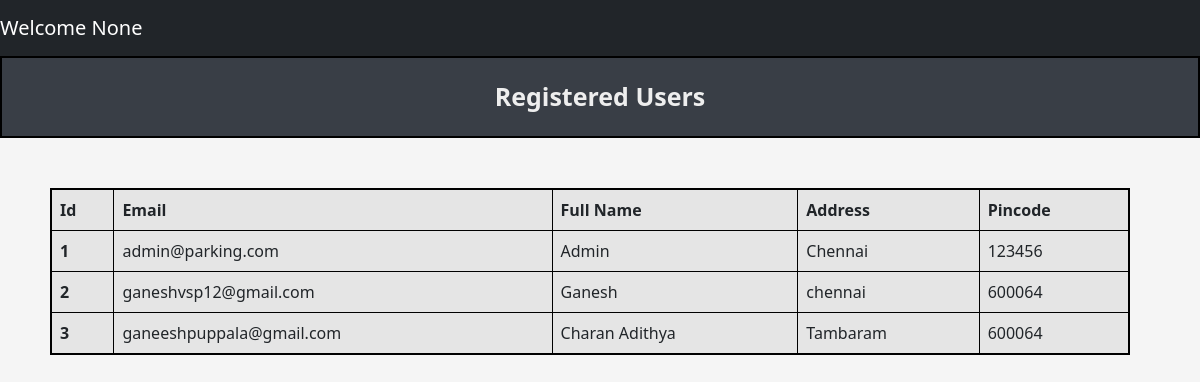
Screenshot of /admin/users with the database file from the repository.
### tables this page shows
CREATE TABLE Users (
            user_id INTEGER PRIMARY KEY AUTOINCREMENT,
            email Text NOT NULL UNIQUE,
            password Text NOT NULL,
            name Text NOT NULL,
            address Text NOT NULL,
            pincode Text NOT NULL,
            role Text DEFAULT 'user'
        );

### controllers/admin_controller.py (the view)
@admin.route('/admin/users', methods = ['GET','POST'])
def viewUsers():
    users_data = getUsersData()
    return render_template("admin/userslist.html",users_data = users_data)

### models/parking_lot.py (called while the page is built)
def getUsersData():
    connection = sqlite3.connect(DATABASE_PARKING)
    cur = connection.cursor()
    cur.execute('''
                    SELECT * FROM USERS
                ''')
    users_data = cur.fetchall()
    connection.commit()
    connection.close()
    return users_data

### templates/admin/userslist.html (shortened to what this page needs)
{% extends "navbar.html" %}
{% block content %}
    <div class="title"> Registered Users </div>
        <table class="table table-striped table-active table-responsive table-css table-bordered ">
            <thead>
                <tr>
                <th scope="col">Id</th>
                <th scope="col">Email</th>
                <th scope="col">Full Name</th>
                <th scope="col">Address</th>
                <th scope="col">Pincode</th>
                </tr>
            </thead>
            <tbody>
                {% for user in users_data %}
                    <tr>
                        <th scope="row">{{ user[0] }}</th>
                        <td>{{ user[1] }}</td>
                        <td>{{ user[3] }}</td>
                        <td>{{ user[4] }}</td>
                        <td>{{ user[5] }}</td>
                    </tr>
                {% endfor %}
            </tbody>
        </table>
{% endblock %}

### static/css/style.css (style rules this page uses)
body { background-color: #f5f5f5; justify-content: center; }
.title { background-color: #393E46; border: 2px solid black; text-align: center; padding: 20px; font-weight: bold; font-size: 25px; margin-bottom: 20px; color: #EEEEEE; }
.table-css { margin: 50px; justify-content: center; width: 90vw; border: 2px solid black; }

### rows the page displays
Users: user_id "1", email "admin@parking.com", name "Admin", address "Chennai", pincode "123456"
Users: user_id "2", email "ganeshvsp12@gmail.com", name "Ganesh", address "chennai", pincode "600064"
Users: user_id "3", email "ganeeshpuppala@gmail.com", name "Charan Adithya", address "Tambaram", pincode "600064"

### other values shown
{{ session.get('name') }} "None"
